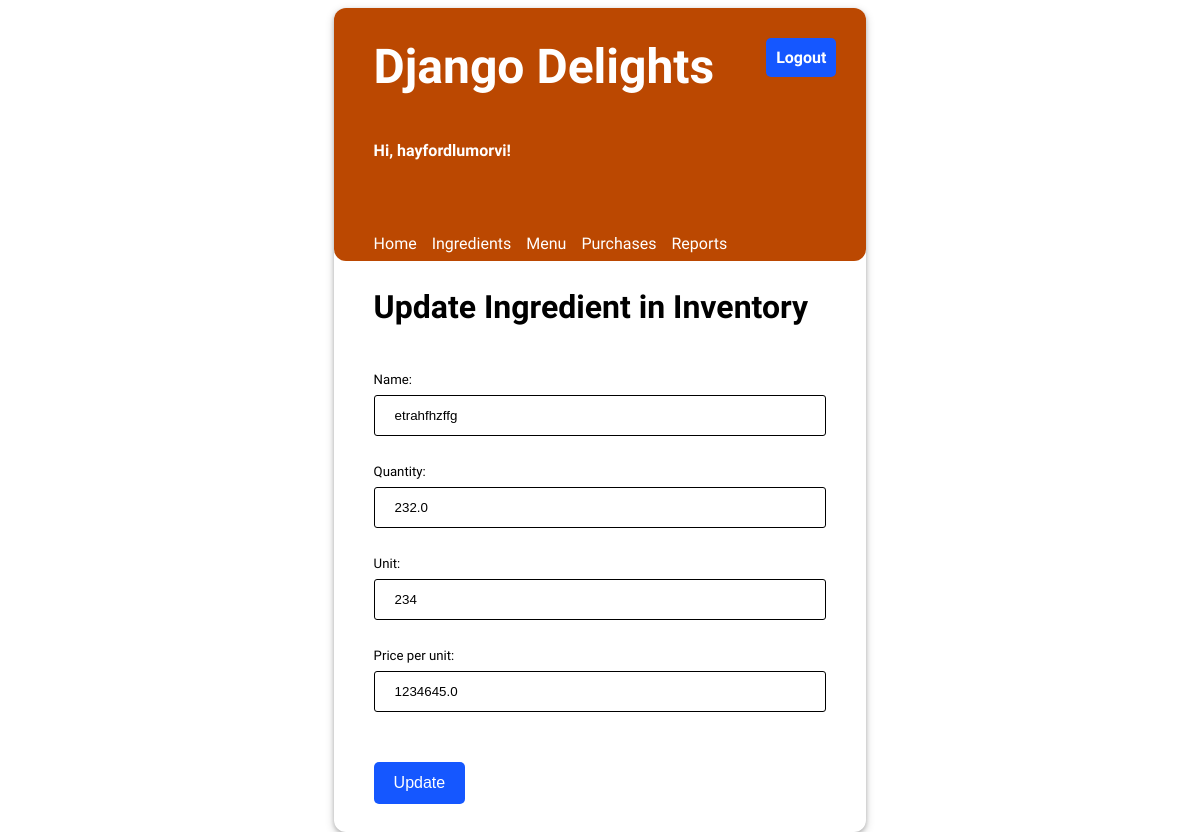
Screenshot of /ingredients/1/update (signed in) with the database file from the repository.
### inventory/models.py (models this page shows, shortened)
class Ingredient(models.Model):
    name = models.CharField(max_length=200, unique=True)
    quantity = models.FloatField(default=0)
    unit = models.CharField(max_length=200)
    price_per_unit = models.FloatField(default=0)

### inventory/views.py (the view)
# urls.py: path('ingredients/<slug:pk>/update', views.UpdateIngredientView.as_view(), name="update_ingredient"),
class UpdateIngredientView(LoginRequiredMixin, UpdateView):
    template_name = "inventory/update_ingredient.html"
    model = Ingredient
    form_class = IngredientForm

### inventory/forms.py
class IngredientForm(forms.ModelForm):
    class Meta:
        model = Ingredient
        fields = "__all__"

### inventory/templates/inventory/update_ingredient.html (shortened to what this page needs)
{% extends 'base.html' %}
{% load static %}
{% block content %}
    <h2>Update Ingredient in Inventory</h2>
    <form method="post" class="flex-form">
        {{ form }}
        <input type="submit" value="Update"/>
    </form>
{% endblock %}

### inventory/templates/base.html (shortened to what this page needs)
{% load static %}
<!DOCTYPE html>
<html>
<head>
  <link rel="stylesheet" type="text/css" href="{% static 'inventory/style.css' %}" />
</head>
<body>
  <div class="app">
  <header>
    <div class="header-first-row">
      <h1 class="title">Django Delights</h1>
      {% if user.is_authenticated %}
      <a class="logout" href="/logout">Logout</a>
      {% endif %}
    </div>
    {% if user.is_authenticated %}
      <p>Hi, {{ user.username }}!</p>
      <nav class="navbar">
        {% url 'home' as home_url %}
        {% url 'ingredients' as ingredients_url %}
        {% url 'menu' as menu_url %}
        {% url 'purchases' as purchases_url %}
        {% url 'reports' as reports_url %}
        <a class="nav-item{% if request.path == home_url %} current-page{% endif %}" href="{% url 'home' %}">Home</a>
        <a class="nav-item{% if request.path == ingredients_url %} current-page{% endif %}" href="{% url 'ingredients' %}">Ingredients</a>
        <a class="nav-item{% if request.path == menu_url %} current-page{% endif %}" href="{% url 'menu' %}">Menu</a>
        <a class="nav-item{% if request.path == purchases_url %} current-page{% endif %}" href="{% url 'purchases' %}">Purchases</a>
        <a class="nav-item{% if request.path == reports_url %} current-page{% endif %}" href="{% url 'reports' %}">Reports</a>
      </nav>
    {% endif %}
  </header>
  <main>
    {% block content %}{% endblock %}
  </main>
  </div>
</body>
</html>

### inventory/static/inventory/style.css (style rules this page uses)
body { font-family: 'Oxygen', sans-serif; }
input, select { width: 100%; padding: 12px 20px; margin: 8px 0; box-sizing: border-box; border: 1px solid black; border-radius: 3px; }
header { color: #ffffff; background-color: #bb4801; min-height: 200px; display: flex; align-items: center; flex-direction: column; align-items: flex-start; padding-left: 40px; border-radius: .75rem; }
main { display: flex; flex-direction: column; padding: 0 40px 20px 40px; justify-content: center; }
main h2 { font-size: 2em; }
.app { border-radius: 0.75rem; min-width: 45%; max-width: 40%; margin: 0 auto; box-shadow: 0 2px 4px 0 rgba(0, 0, 0, 0.2), 0 3px 10px 0 rgba(0, 0, 0, 0.19); }
.title { font-size: 3em; padding: 30px 0; margin: auto 0; }
form * { display: block; }
form label { font-size: .825rem; padding-top: 20px; }
input[type=submit], button { border: 0px; width: 100%; background-color: #1557FF; border-radius: 5px; color: white; margin: 8px 0; padding: 12px 20px; font-size: 1em; margin-top: 50px; }
header p { font-weight: bold; }
.navbar { margin-top: 50px; display: flex; width: 100%; }
.navbar a { text-decoration: none; padding: 8px 0; color: #ffffff; margin-right: 15px; }
.header-first-row { width: 100%; display: flex; justify-content: space-between; }
.logout { height: max-content; text-align: center; text-decoration: none; border: 0px; background-color: #1557FF; border-radius: 5px; color: white; padding: 10px; font-weight: bold; margin: 30px; font-size: 1em; }
a { text-decoration: none; color: #1557FF; }
main form input[type=submit] { width: max-content; }

### rows the page displays
Ingredient: name "etrahfhzffg", quantity "232.0", unit "234", price_per_unit "1234645.0"

### other values shown
{{ user.username }} "hayfordlumorvi"
